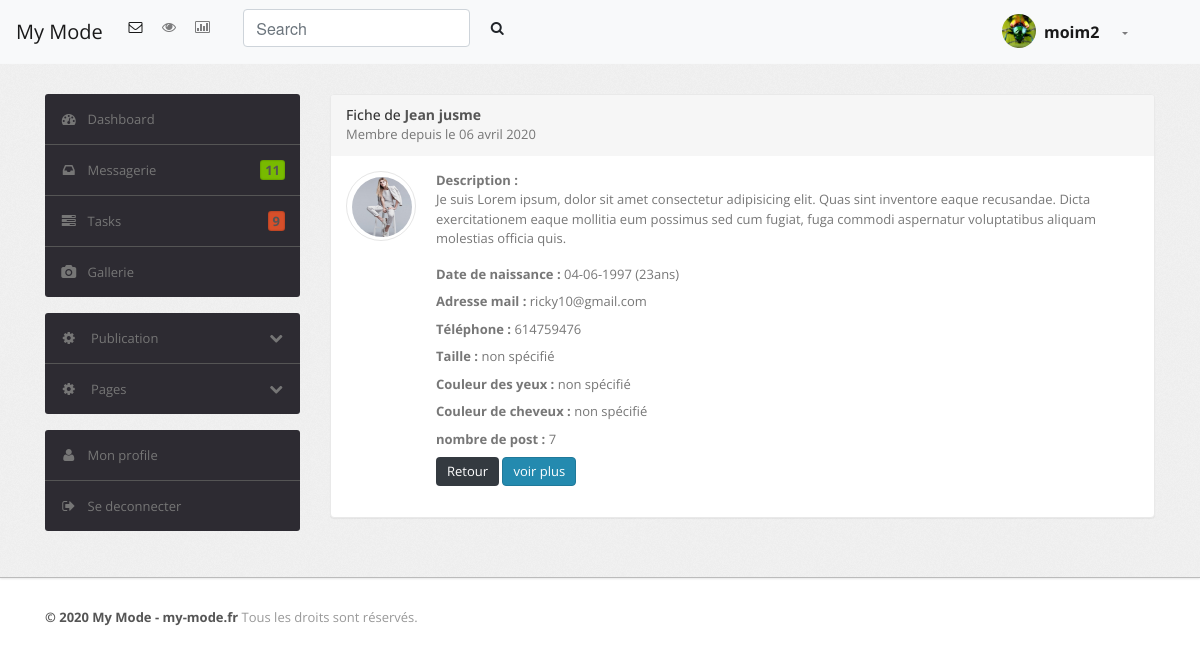
Screenshot of /admin/fiche-model.php?id=5&keyAccess=model5e8b110ae0c040 (signed in) with the database file from the repository.
### tables this page shows
CREATE TABLE `users` (
  `id` int(11) NOT NULL,
  `email` varchar(225) NOT NULL,
  `password` varchar(255) NOT NULL,
  `type_profile` varchar(255) NOT NULL,
  `firstname` varchar(255) NOT NULL,
  `lastname` varchar(255) NOT NULL,
  `genre` varchar(255) NOT NULL,
  `profile_target` varchar(255) NOT NULL,
  `phone` int(11) NOT NULL,
  `date_register` varchar(255) NOT NULL,
  `keyAccess` varchar(255) NOT NULL
);

CREATE TABLE `talents` (
  `id` int(11) NOT NULL,
  `lastname` varchar(255) NOT NULL,
  `firstname` varchar(255) NOT NULL,
  `birthday` varchar(255) NOT NULL,
  `genre` varchar(255) NOT NULL,
  `email` varchar(255) NOT NULL,
  `password` varchar(255) NOT NULL,
  `color_eyes` varchar(255) NOT NULL,
  `color_hair` varchar(255) NOT NULL,
  `address` varchar(255) NOT NULL,
  `phone` int(11) NOT NULL,
  `photos` text NOT NULL,
  `date_register` varchar(255) NOT NULL,
  `size` double NOT NULL,
  `keyAccess` varchar(255) NOT NULL
);

### admin/includes/users.php (called while the page is built, shortened)
<?php
class User {
   public function get_user_talent_by_email($email, $tab) {
       global $pdo ;
       $query = $pdo->prepare("SELECT * FROM $tab WHERE email = ?");
       $query->bindValue(1, $email);
       $query->execute();
       $num = $query->rowCount();
       if($num ==1) {
         return $query -> fetch(\PDO::FETCH_ASSOC);
       } else {
         return json_encode(array('error' => "not-found"));
       }
   }
  public function get_models_by_keyAccess($id, $keyAccess) {
      global $pdo;
      $query = $pdo->prepare("SELECT * FROM talents WHERE id=? AND keyAccess =?");
      $query->bindValue(1, $id);
      $query->bindValue(2, $keyAccess);
      $query -> execute();
      $num = $query->rowCount();
      if($num == 1) {
        return $query->fetch(\PDO::FETCH_ASSOC);
      } else {
        return json_encode(array("error" => "Ce model n'exite pas dans notre base de données"));
      }
  }
}
?>

### admin/fiche-model.php (the view, shortened to what this page needs)
<?php
   include_once('includes/connection.php');
   include_once('includes/users.php');
   $user = new User();
   $error = false;
   function isJSON($string){
      return is_string($string) && is_array(json_decode($string, true)) ? true : false;
   }
   if(isset($_GET['id'], $_GET['keyAccess']) && (!empty($_GET['id']) && !empty($_GET['keyAccess']))) {
   	$model = $user->get_models_by_keyAccess($_GET['id'], $_GET['keyAccess']);
   	if(isJSON($model)) {
   		$error = json_decode($model);
   		$error = $error->{"error"};
   	} else {
   		$Allphotos = $model['photos'];
   		$photos = explode('|', $Allphotos, -1);
   		$firstname = $model['firstname'];
   		$lastname = $model['lastname'];
   		$birthday = $model['birthday'];
   		$birthDate = explode("-",$birthday);
   		$age = getAge($birthDate);
   		$size = $model['size'];
   		$color_eyes = $model['color_eyes'];
   		$color_hair = $model['color_hair'];
   		$email = $model['email'];
   		$phone = $model['phone'];
   	}
   } else {
   	$error = "Nous n'avons pas trouvé.";
   	header("Location: all-models.php");
   	exit();
   }
   function getAge($birthDate) {
     $age = (date("md", date("U", mktime(0, 0, 0, $birthDate[0], $birthDate[1], $birthDate[2]))) > date("md")
      ? ((date("Y") - $birthDate[2]) - 1)
      : (date("Y") - $birthDate[2]));
     return $age;
   }
   ?>
<!DOCTYPE html>
<html lang="fr">
   <head>
      <head>
         <link rel="stylesheet" href="https://stackpath.bootstrapcdn.com/bootstrap/4.4.1/css/bootstrap.min.css">
         <link type="text/css" href="css/theme.css" rel="stylesheet">
         <link type="text/css" href="images/icons/css/font-awesome.css" rel="stylesheet">
   </head>
   <body>
      <?php include_once('includes/header.php'); ?>
      <div class="wrapper">
         <div class="container">
            <div class="row">
               <?php include_once('includes/menu-sidebar.php'); ?>
               <div class="col-md-12 col-lg-9">
                  <div class="content">
                     <div class="module">
                        <?php if($error) { ?>
                        <div class="module-head">
                           <h3>Fiche model</h3>
                        </div>
                        <div class="module-body">
                           <div class="stream-composer media">
                              <a href="#" class="media-avatar medium pull-left">
                              <img src="images/user.png">
                              </a>
                              <div class="media-body">
                                 <div class="clearfix">
                                    <div class="alert">
                                       <button type="button" class="close" data-dismiss="alert">×</button>
                                       <strong>Attention!</strong> <?= $error ?>
                                    </div>
                                 </div>
                              </div>
                           </div>
                        </div>
                        <?php } else { ?>
                        <div class="module-head">
                           <h3>Fiche de <strong><?= $firstname.' '.$lastname ?></strong> </h3>
                           <p class="mb-0">Membre depuis le <?= $model['date_register'];?></p>
                        </div>
                        <div class="module-body">
                           <div class="stream-composer media">
                              <a href="#" class="media-avatar medium pull-left">
                              <img src="../<?= $photos[0]?>">
                              </a>
                              <div class="media-body">
                                 <div class="clearfix">
                                    <div class="">
                                       <div>
                                          <label class="mb-0 font-weight-bold" for="">Description : </label>
                                          <p>
                                             Je suis Lorem ipsum, dolor sit amet consectetur adipisicing elit. Quas sint inventore eaque recusandae. Dicta exercitationem eaque mollitia eum possimus sed cum fugiat, fuga commodi aspernatur voluptatibus aliquam molestias officia quis.
                                          </p>
                                       </div>
                                       <div>
                                          <label class="font-weight-bold" for="">Date de naissance : </label> <span><?= $birthday.' ('.$age.'ans)' ?></span>
                                       </div>
                                       <div>
                                          <label class="font-weight-bold" for="">Adresse mail : </label> <span><?= $email ?></span>
                                       </div>
                                       <div>
                                          <label class="font-weight-bold" for="">Téléphone : </label> <span><?= $phone ?></span>
                                       </div>
                                       <div>
                                          <label class="font-weight-bold" for="">Taille : </label> <span><?php if($size) {echo $size.' m'; } else { echo 'non spécifié';}?></span>
                                       </div>
                                       <div>
                                          <label class="font-weight-bold" for="">Couleur des yeux : </label> <span><?php if($color_eyes) {echo $color_eyes; } else { echo 'non spécifié';}?></span>
                                       </div>
                                       <div>
                                          <label class="font-weight-bold" for="">Couleur de cheveux : </label> <span><?php if($color_hair) {echo $color_hair; } else { echo 'non spécifié';}?></span>
                                       </div>
                                       <div>
                                          <label class="font-weight-bold" for="">nombre de post : </label> <span><?= count($photos) -1 ?></span>
                                       </div>
                                       <p>
                                          <a href="all-models.php" class="btn btn-dark"> Retour</a>
                                          <a target="_blank" href="../talents-profile.php?id=<?= $model['id'] ?>&keyAccess=<?= $model['keyAccess'] ?>" class="btn btn-primary"> voir plus</a>
                                       </p>
                                    </div>
                                 </div>
                              </div>
                           </div>
                        </div>
                        <?php } ?>
                     </div>
                  </div>
               </div>
            </div>
         </div>
      </div>
      <?php include_once('includes/footer.php'); ?>
   </body>
</html>

### admin/includes/header.php (shortened to what this page needs)
<?php
include_once('includes/connection.php');
include_once('includes/users.php');
$user = new User();
$user_current = $user->get_user_talent_by_email($_SESSION['email_ad'], 'users');
?>
<nav class="navbar navbar-expand-lg navbar-light bg-light">
  <a class="navbar-brand" href="index.php">My Mode</a>
  <div class="collapse navbar-collapse" id="navbarSupportedContent">
    <ul class="navbar-nav mr-auto">
      <li class="nav-item active">
        <a class="nav-link" href="#"><i class="icon-envelope"></i></a>
      </li>
      <li class="nav-item">
        <a class="nav-link" href="#"><i class="icon-eye-open"></i></a>
      </li>
      <li class="nav-item">
        <a class="nav-link" href="#"><i class="icon-bar-chart"></i></a>
      </li>
      <form class="form-inline ml-md-4 mb-2">
        <input class="form-control mr-sm-2" type="search" placeholder="Search" aria-label="Search">
        <button class="btn my-2 my-sm-0" type="submit"><i class="icon-search"></i></button>
      </form>
    </ul>
    <ul class="navbar-nav mr-5">
      <li class="nav-item dropdown">
        <a class="nav-link dropdown-toggle" href="#" id="navbarDropdown" role="button" data-toggle="dropdown" aria-haspopup="true" aria-expanded="false">
          <img src="<?= $user_current['profile_target'] ?>" class="nav-avatar">
          <span class="navbar-brand lead font-weight-bolder" href="#"><?php if($user_current) {echo $user_current["firstname"];} ?></span>
        </a>
      </li>
    </ul>
  </div>
</nav>

### admin/css/theme.css (style rules this page uses)
body { font-size: 13px; font-family: 'Open Sans', Arial, sans-serif; background: #fff; color: #777 }
h1, h2, h3, h4, h5, h6 { color: #333; margin-top: 0 }
h3 { font-size: 20px }
strong, b { color: #555 }
.lead { font-size: 16px; line-height: 22px }
.wrapper { background: url(../images/bg.png) #eee; border-bottom: 1px solid #bbb; -webkit-box-shadow: 0 1px 2px rgba(0,0,0,0.1); -moz-box-shadow: 0 1px 2px rgba(0,0,0,0.1); box-shadow: 0 1px 2px rgba(0,0,0,0.1); padding: 30px 0; }
form { margin: 0 }
button,input,select,textarea { margin:0;font-size:100%;vertical-align:middle; }
input,button,select,textarea { font-family:"Helvetica Neue",Helvetica,Arial,sans-serif; }
select,button,input[type="button"],input[type="reset"],input[type="submit"],input[type="radio"],input[type="checkbox"] { cursor:pointer; }
body [class^="icon-"], body [class*=" icon-"] { font-size: 14px; line-height: 20px; height: 20px }
.module { background: #fff; -webkit-border-radius: 3px; -moz-border-radius: 3px; border-radius: 3px; border: 1px solid #ccc; border-bottom-color: #bbb; -webkit-box-shadow: 0 0 1px rgba(0,0,0,0.2); -moz-box-shadow: 0 0 1px rgba(0,0,0,0.2); box-shadow: 0 0 1px rgba(0,0,0,0.2); margin-bottom: 30px }
.navbar { position: static!important; margin: 0!important }
.nav-avatar { width: 34px; height: 34px; margin: -7px 5px 0 0; -webkit-border-radius: 50%; -moz-border-radius: 50%; border-radius: 50% }
.btn, .btn-box { -webkit-border-radius: 3px; -moz-border-radius: 3px; border-radius: 3px }
.btn [class^="icon-"], .btn-box [class^="icon-"], .btn [class*=" icon-"], .btn-box [class*=" icon-"] { min-width: 16px; text-align: center; display: inline-block!important }
.btn { font-size: 13px; font-weight: 600 }
.btn { display: inline-block; margin-bottom: 0; font-weight: 400; text-align: center; vertical-align: middle; cursor: pointer; background-image: none; border: 1px solid transparent; white-space: nowrap; padding: 4px 10px; font-size: 13px; line-height: 1.42857; border-radius: 4px; -webkit-user-select: none; -moz-user-select: none; -ms-user-select: none; user-select: none }
.btn-primary { color: #fff; background-color: #248aaf; border-color: #20799a }
.media .media-avatar { border: 1px solid rgba(204, 204, 204, 0.5); -webkit-border-radius: 50px; -moz-border-radius: 50px; border-radius: 50px; height: 100px; width: 100px; margin-right: 20px }
.media .media-avatar img { -webkit-border-radius: 45px; -moz-border-radius: 45px; border-radius: 45px; height: 90px; width: 90px; margin: 5px }
.media .media-avatar.medium { -webkit-border-radius: 35px; -moz-border-radius: 35px; border-radius: 35px; height: 70px; width: 70px }
.media .media-avatar.medium img { -webkit-border-radius: 30px; -moz-border-radius: 30px; border-radius: 30px; height: 60px; width: 60px; margin: 5px }
.module { box-shadow: 0 0 3px rgba(0,0,0,.1); border-color: #e9e9e9; margin-bottom: 20px; background-color: #fff; border-radius: 4px; -webkit-box-shadow: 0 1px 1px rgba(0,0,0,.05); box-shadow: 0 1px 1px rgba(0,0,0,.05); }
.module-head { color: #767676; background-color: #f6f6f6; border-color: #e9e9e9; padding: 10px 15px; border-bottom: 1px solid transparent; border-top-right-radius: 3px; border-top-left-radius: 3px; }
.module-head h3 { font-size: 14px; line-height: 20px; height: 20px; margin: 0 }
.module-body { padding: 15px }

### rows the page displays
users: profile_target (picture), firstname "moim2"
talents: firstname "Jean", lastname "jusme", date_register "06 avril 2020", birthday "04-06-1997", birthday "23", phone "614759476", count($photos)-1 "7"

### other values shown
$email "ricky10@gmail.com"
